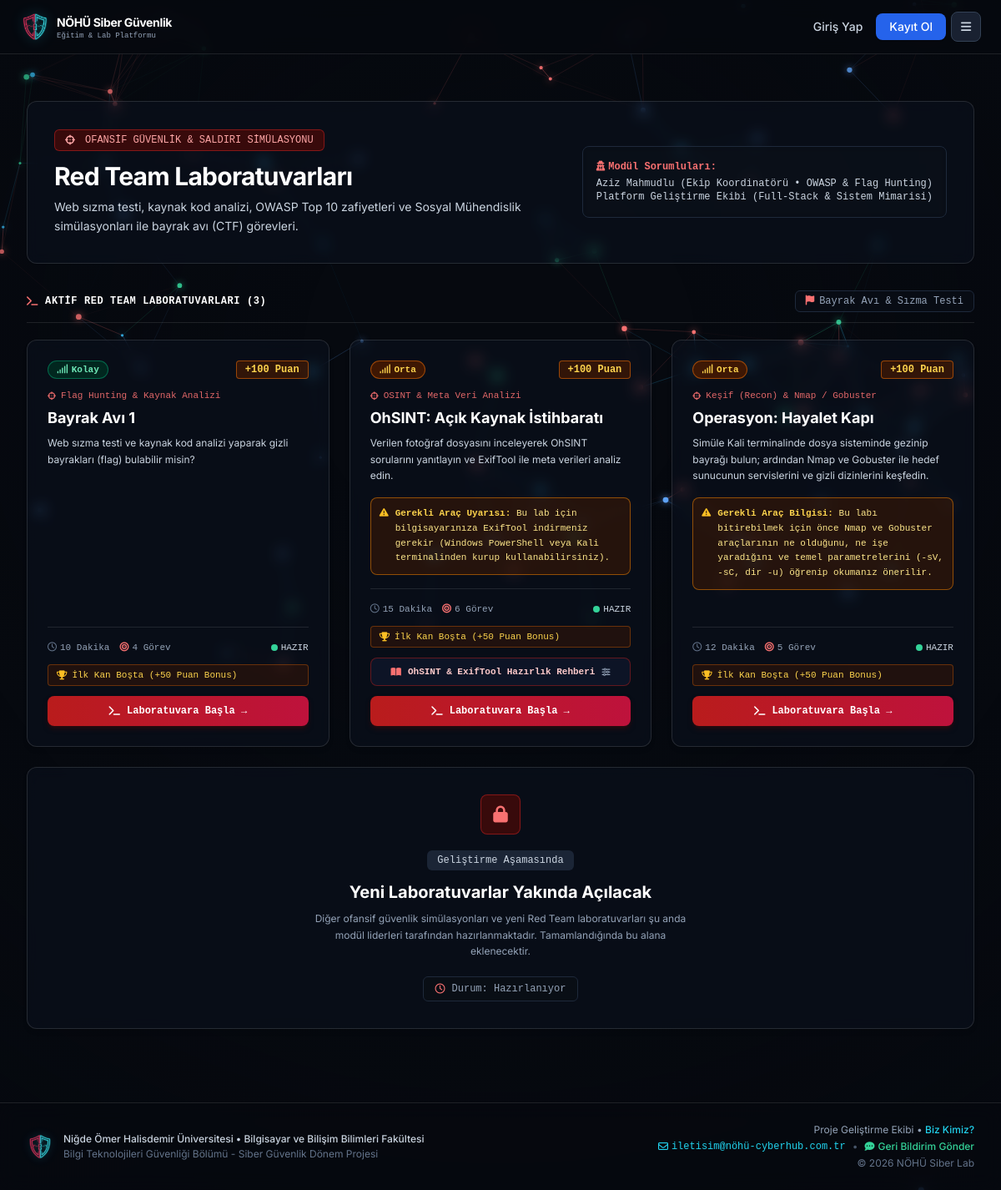
The page /red-team on the database its author committed.
### models.py (models this page shows, shortened)
class Lab(db.Model):
    __tablename__ = 'labs'
    id = db.Column(db.Integer, primary_key=True)
    slug = db.Column(db.String(64), unique=True, nullable=False)
    title = db.Column(db.String(128), nullable=False)
    category = db.Column(db.String(32), nullable=False) # 'red_team' or 'blue_team'
    sub_category = db.Column(db.String(64), nullable=True) # e.g. 'OWASP Top 10', 'Phishing', 'Digital Forensics', 'Log Analizi'
    difficulty = db.Column(db.String(32), default='Başlangıç') # Başlangıç, Orta, İleri
    points = db.Column(db.Integer, default=100)
    time_limit_sec = db.Column(db.Integer, default=600) # 10 minutes default
    description = db.Column(db.Text, nullable=False)
    scenario = db.Column(db.Text, nullable=False)
    instructions = db.Column(db.Text, nullable=False)
    hint = db.Column(db.Text, nullable=True)
    hint1 = db.Column(db.Text, nullable=True) # Ücretsiz ipucu (Temel Rehber)
    hint2 = db.Column(db.Text, nullable=True) # İleri ipucu (-10 Ceza Puanı)
    flag = db.Column(db.String(128), nullable=False) # e.g. FLAG{...}
    lab_type = db.Column(db.String(32), default='standard') # 'sqli', 'xss', 'phishing', 'forensics', 'log_analysis', 'multi_task'
    is_published = db.Column(db.Boolean, default=True)
    progress = db.relationship('UserLabProgress', backref='lab', cascade='all, delete-orphan', lazy='dynamic')
    writeups = db.relationship('LabWriteup', backref='lab', cascade='all, delete-orphan', lazy='dynamic')
    @property
    def first_blood(self):
        return self.progress.filter_by(is_first_blood=True, is_completed=True).first()

### app.py (the view)
@app.route('/red-team')
def red_team():
    return _render_team_labs('red_team', 'red_team.html')

### app.py (called while the page is built, shortened)
@app.before_request
def ensure_permanent_session():
    session.permanent = True
    if request.endpoint == 'static':
        return None
    uid = session.get('user_id')

@app.context_processor
def inject_user():
    current_user = None
    if 'user_id' in session:
        user = User.query.get(session['user_id'])
        if not user or user.is_suspended:
            session.clear()
        else:
            current_user = user
    return dict(current_user=current_user, support_email=SUPPORT_EMAIL)

@app.after_request
def set_security_headers(response):
    response.headers['X-Frame-Options'] = 'SAMEORIGIN'
    response.headers['X-Content-Type-Options'] = 'nosniff'
    response.headers['Referrer-Policy'] = 'strict-origin-when-cross-origin'
    response.headers['Permissions-Policy'] = 'geolocation=(), microphone=(), camera=()'
    return response

### templates/red_team.html (shortened to what this page needs)
{% extends 'base.html' %}
{% from 'partials/guide_macros.html' import prep_guide_button %}
{% block content %}
<div class="max-w-7xl mx-auto px-4 sm:px-6 lg:px-8 py-6 sm:py-10">
    <div class="cyber-card p-5 sm:p-8 mb-6 sm:mb-8 shadow-sm">
        <div class="flex flex-col md:flex-row items-start md:items-center justify-between gap-5 sm:gap-6">
            <div>
                <div class="inline-flex items-center space-x-2 px-3 py-1 rounded-md bg-red-950/80 border border-red-800/80 text-red-300 text-[11px] sm:text-xs font-mono mb-3">
                    <i class="fa-solid fa-crosshairs mr-1"></i>
                    <span>OFANSİF GÜVENLİK & SALDIRI SİMÜLASYONU</span>
                </div>
                <h1 class="text-2xl md:text-3xl font-bold text-white tracking-tight">Red Team Laboratuvarları</h1>
                <p class="text-sm text-slate-300 mt-2 max-w-2xl leading-relaxed">
                    Web sızma testi, kaynak kod analizi, OWASP Top 10 zafiyetleri ve Sosyal Mühendislik simülasyonları ile bayrak avı (CTF) görevleri.
                </p>
            </div>
            <div class="p-4 rounded-lg bg-slate-950/60 backdrop-blur-sm border border-slate-800 text-xs font-mono text-slate-300 w-full md:w-auto shrink-0">
                <div class="text-red-400 font-semibold mb-1"><i class="fa-solid fa-user-secret mr-1"></i>Modül Sorumluları:</div>
                <div>Aziz Mahmudlu (Ekip Koordinatörü • OWASP &amp; Flag Hunting)</div>
                <div>Platform Geliştirme Ekibi (Full-Stack &amp; Sistem Mimarisi)</div>
            </div>
        </div>
    </div>
    <div class="flex flex-wrap items-center justify-between gap-3 mb-5 pb-3 border-b border-white/10 font-mono text-xs">
        <div class="flex items-center space-x-2 text-white font-bold uppercase tracking-wider">
            <i class="fa-solid fa-terminal text-red-400"></i>
            <span>AKTİF RED TEAM LABORATUVARLARI ({{ labs|length }})</span>
        </div>
        <span class="text-slate-400 bg-slate-950/70 px-3 py-1 rounded-md border border-slate-800">
            <i class="fa-solid fa-flag text-red-400 mr-1.5"></i>Bayrak Avı & Sızma Testi
        </span>
    </div>
    <div class="relative min-h-[460px]">
        <div class="grid grid-cols-1 md:grid-cols-2 lg:grid-cols-3 gap-6 " >
        {% for lab in labs %}
        {% set is_done = lab.id in user_completed_ids %}
        {% set prog = user_progress_map.get(lab.id) %}
        {% set total_tasks = task_counts.get(lab.slug, 0) %}
        <div class="cyber-card cyber-card-red p-6 flex flex-col justify-between border-l-4 {{ 'border-l-emerald-500' if is_done else 'border-l-red-600' }} shadow-md">
            <div>
                <div class="flex flex-wrap items-center justify-between gap-2 mb-3">
                    {% if lab.difficulty == 'Kolay' or lab.difficulty == 'Başlangıç' %}
                        <span class="text-[11px] font-mono px-2.5 py-0.5 rounded-full bg-emerald-950/90 text-emerald-300 border border-emerald-700/80 font-semibold">
                            <i class="fa-solid fa-signal mr-1"></i>{{ lab.difficulty }}
                        </span>
                    {% elif lab.difficulty == 'Orta' %}
                        <span class="text-[11px] font-mono px-2.5 py-0.5 rounded-full bg-amber-950/90 text-amber-300 border border-amber-700/80 font-semibold">
                            <i class="fa-solid fa-signal mr-1"></i>{{ lab.difficulty }}
                        </span>
                    {% else %}
                        <span class="text-[11px] font-mono px-2.5 py-0.5 rounded-full bg-rose-950/90 text-rose-300 border border-rose-700/80 font-semibold">
                            <i class="fa-solid fa-signal mr-1"></i>{{ lab.difficulty }}
                        </span>
                    {% endif %}
                    <span class="text-xs font-mono font-bold text-amber-300 bg-amber-950/70 px-2.5 py-0.5 rounded border border-amber-700/80">
                        +{{ lab.points }} Puan
                    </span>
                </div>
                <div class="text-[11px] font-mono text-red-400/90 mb-1.5 flex items-center gap-1.5">
                    <i class="fa-solid fa-crosshairs text-[10px]"></i>
                    <span>{{ lab.sub_category or 'Red Team CTF' }}</span>
                </div>
                <h2 class="text-lg font-bold text-white mb-2 leading-snug">
                    {{ lab.title }}
                </h2>
                <p class="text-xs text-slate-300 leading-relaxed mb-4">
                    {{ lab.description }}
                </p>
                {% set warning = lab_warnings.get(lab.slug) if lab_warnings is defined else None %}
                {% if warning %}
                <div class="mb-4 p-2.5 rounded-lg bg-amber-950/50 border border-amber-600/60 text-amber-200 text-[11px] font-mono leading-relaxed flex items-start gap-2">
                    <i class="fa-solid fa-triangle-exclamation text-amber-400 mt-0.5 shrink-0"></i>
                    <div>
                        <span class="font-bold text-amber-300">{{ warning.title }}:</span>
                        <span>{{ warning.text }}</span>
                    </div>
                </div>
                {% endif %}
            </div>
            <div class="pt-4 border-t border-white/10 space-y-3 font-mono text-xs">
                <div class="flex flex-wrap items-center justify-between gap-2 text-[11px] text-slate-400">
                    <div class="flex items-center gap-3">
                        <span><i class="fa-regular fa-clock text-slate-500 mr-1"></i>{{ (lab.time_limit_sec // 60) }} Dakika</span>
                        {% if lab.lab_type == 'multi_task' and total_tasks > 0 %}
                        <span><i class="fa-solid fa-bullseye text-red-400 mr-1"></i>{{ total_tasks }} Görev</span>
                        {% endif %}
                    </div>
                    {% if is_done %}
                        <span class="text-emerald-400 font-bold flex items-center gap-1">
                            <i class="fa-solid fa-circle-check"></i>ÇÖZÜLDÜ
                        </span>
                    {% elif prog and prog.solved_count > 0 and total_tasks > 0 %}
                        <span class="text-amber-300 font-bold flex items-center gap-1">
                            <i class="fa-solid fa-spinner"></i>{{ prog.solved_count }}/{{ total_tasks }} Görev
                        </span>
                    {% else %}
                        <span class="text-slate-300 flex items-center gap-1">
                            <span class="w-2 h-2 rounded-full bg-emerald-400 animate-pulse"></span>HAZIR
                        </span>
                    {% endif %}
                </div>
                <div class="text-[11px]">
                    {% if lab.first_blood and lab.first_blood.user %}
                        <div class="px-2.5 py-1 rounded bg-rose-950/60 border border-rose-800/70 text-rose-300 flex items-center gap-1.5">
                            <i class="fa-solid fa-droplet text-red-500"></i>
                            <span>İlk Kan: <strong class="text-white">{{ lab.first_blood.user.username }}</strong></span>
                        </div>
                    {% else %}
                        <div class="px-2.5 py-1 rounded bg-amber-950/40 border border-amber-700/50 text-amber-300 flex items-center gap-1.5">
                            <i class="fa-solid fa-trophy text-amber-400"></i>
                            <span>İlk Kan Boşta (+50 Puan Bonus)</span>
                        </div>
                    {% endif %}
                </div>
                {% set guide = lab_guides.get(lab.slug) if lab_guides is defined else None %}
                {% set video = lab_videos.get(lab.slug) if lab_videos is defined else None %}
                {% if (not current_user or not current_user.is_unregistered) and (guide or video) %}
                {{ prep_guide_button(
                    guide,
                    video,
                    'w-full py-2 px-3 rounded-lg font-semibold text-[11px] flex items-center justify-center gap-2 transition-all bg-slate-900/90 hover:bg-slate-800 border border-red-800/60 hover:border-red-500/70 text-red-200 cursor-pointer',
                    (guide.label if guide else video.label),
                    'fa-solid fa-book-open text-red-400 shrink-0',
                    True
                ) }}
                {% endif %}
                {% if current_user and current_user.is_unregistered %}
                <div class="w-full py-2.5 px-4 rounded-lg font-bold text-xs flex items-center justify-center gap-2 transition-all bg-orange-950/70 text-orange-300 border border-orange-700/80 cursor-not-allowed select-none"
                     title="Laboratuvarlara erişmek için yönetici tarafından Öğrenci rolüne onaylanmalısınız.">
                    <i class="fa-solid fa-lock"></i>
                    <span>Kayıt Onay Bekliyor</span>
                </div>
                {% else %}
                <a href="{{ url_for('lab_detail', slug=lab.slug) }}"
                   class="w-full py-2.5 px-4 rounded-lg font-bold text-xs flex items-center justify-center gap-2 transition-all shadow-md {{ 'bg-emerald-700/80 hover:bg-emerald-600 text-white border border-emerald-500/60' if is_done else 'bg-gradient-to-r from-red-700 to-rose-700 hover:from-red-600 hover:to-rose-600 text-white shadow-red-950/50' }}">
                    {% if is_done %}
                        <i class="fa-solid fa-rotate-right"></i>
                        <span>Laboratuvarı İncele / Tekrar Et</span>
                    {% elif prog and prog.solved_count > 0 %}
                        <i class="fa-solid fa-play"></i>
                        <span>Laboratuvara Devam Et &rarr;</span>
                    {% else %}
                        <i class="fa-solid fa-terminal"></i>
                        <span>Laboratuvara Başla &rarr;</span>
                    {% endif %}
                </a>
                {% endif %}
            </div>
        </div>
        {% endfor %}
        {% set rem_cols = 3 - (labs|length % 3) %}
        <div class="cyber-card p-8 text-center shadow-md flex flex-col items-center justify-center border-dashed {{ 'lg:col-span-2' if rem_cols == 2 else ('lg:col-span-3' if rem_cols == 3 else '') }}">
            <div class="max-w-md mx-auto">
                <div class="w-12 h-12 mx-auto mb-4 rounded-lg bg-red-950/80 border border-red-800/80 flex items-center justify-center text-red-400 text-xl">
                    <i class="fa-solid fa-lock"></i>
                </div>
                <div class="inline-block px-3 py-1 mb-3 rounded-md bg-slate-800/90 text-slate-300 font-mono text-xs">
                    Geliştirme Aşamasında
                </div>
                <h2 class="text-xl font-bold text-white mb-2">
                    Yeni Laboratuvarlar Yakında Açılacak
                </h2>
                <p class="text-slate-400 text-xs leading-relaxed mb-5">
                    Diğer ofansif güvenlik simülasyonları ve yeni Red Team laboratuvarları şu anda modül liderleri tarafından hazırlanmaktadır. Tamamlandığında bu alana eklenecektir.
                </p>
                <div class="inline-flex items-center space-x-2 text-xs font-mono text-slate-400 bg-slate-950/90 px-3.5 py-1.5 rounded-md border border-slate-800">
                    <i class="fa-regular fa-clock text-red-400"></i>
                    <span>Durum: Hazırlanıyor</span>
                </div>
            </div>
        </div>
    </div>
    </div>
</div>
{% endblock %}

### templates/partials/guide_macros.html
{% macro prep_guide_button(guide, video=None, btn_class='', label_text='', icon_class='fa-solid fa-book-open text-red-400 shrink-0', show_sliders=False) %}
<button type="button"
        {% if guide %}
        data-pdf-url="{{ url_for('static', filename=guide.filename) }}"
        data-pdf-title="{{ guide.label }}"
        data-pdf-filename="{{ guide.filename.split('/')[-1] }}"
        {% endif %}
        {% if video %}
        data-video-url="{{ url_for('static', filename=video.filename) }}"
        data-video-poster="{{ url_for('static', filename=video.poster) if video.poster else '' }}"
        data-video-title="{{ video.label }}"
        data-video-filename="{{ video.filename.split('/')[-1] }}"
        data-video-duration="{{ video.duration or '' }}"
        data-video-desc="{{ video.desc or '' }}"
        data-video-chapters="{{ video.chapters|tojson|forceescape }}"
        {% endif %}
        onclick="openPdfGuideFromBtn(this)"
        class="min-w-0 {{ btn_class }}">
    <i class="{{ icon_class }}"></i>
    <span>{{ label_text }}</span>
    {% if show_sliders %}
    <i class="fa-solid fa-sliders text-[10px] text-slate-400 shrink-0"></i>
    {% endif %}
</button>
{% endmacro %}

### static/css/cyber.css (style rules this page uses)
:root { --bg-main: #06090f; --bg-card: rgba(15, 23, 42, 0.35); --border-subtle: rgba(255, 255, 255, 0.1); --border-focus: #3b82f6; --brand-primary: #2563eb; --brand-hover: #1d4ed8; --red-team: #dc2626; --blue-team: #0284c7; --success: #10b981; }
html { overflow-x: clip; -webkit-text-size-adjust: 100%; }
body { font-family: 'Inter', -apple-system, BlinkMacSystemFont, 'Segoe UI', Roboto, sans-serif; background-color: var(--bg-main); color: #e2e8f0; min-height: 100vh; position: relative; overflow-x: clip; }
button, a, select { -webkit-tap-highlight-color: transparent; }
.font-mono { font-family: 'JetBrains Mono', 'Fira Code', monospace; }
.cyber-card { background-color: rgba(15, 23, 42, 0.35) !important; border: 1px solid rgba(255, 255, 255, 0.12) !important; backdrop-filter: blur(8px) !important; -webkit-backdrop-filter: blur(8px) !important; border-radius: 0.75rem; transition: border-color 0.2s ease, box-shadow 0.2s ease, transform 0.2s ease; position: relative; }

### rows shown on the page
Lab: difficulty "Kolay", points "100", sub_category "Flag Hunting & Kaynak Analizi", title "Bayrak Avı 1", description "Web sızma testi ve kaynak kod analizi yaparak gizli bayrakları (flag) bulabilir misin?", time_limit_sec "10", total_tasks "4"
Lab: difficulty "Orta", points "100", sub_category "OSINT & Meta Veri Analizi", title "OhSINT: Açık Kaynak İstihbaratı", description "Verilen fotoğraf dosyasını inceleyerek OhSINT sorularını yanıtlayın ve ExifTool ile meta verileri analiz edin.", title "Gerekli Araç Uyarısı", text "Bu lab için bilgisayarınıza ExifTool indirmeniz gerekir (Windows PowerShell veya Kali terminalinden kurup kullanabilirsiniz).", time_limit_sec "15", total_tasks "6", label_text "OhSINT & ExifTool Hazırlık Rehberi"
Lab: difficulty "Orta", points "100", sub_category "Keşif (Recon) & Nmap / Gobuster", title "Operasyon: Hayalet Kapı", description "Simüle Kali terminalinde dosya sisteminde gezinip bayrağı bulun; ardından Nmap ve Gobuster ile hedef sunucunun servislerini ve gizli dizinlerini keşfedin.", title "Gerekli Araç Bilgisi", text "Bu labı bitirebilmek için önce Nmap ve Gobuster araçlarının ne olduğunu, ne işe yaradığını ve temel parametrelerini (-sV, -sC, dir -u) öğrenip okumanız önerilir.", time_limit_sec "12", total_tasks "5"

### other values the page prints
{{ labs|length }} "3"
{{ support_email }} "iletisim@nöhü-cyberhub.com.tr"
